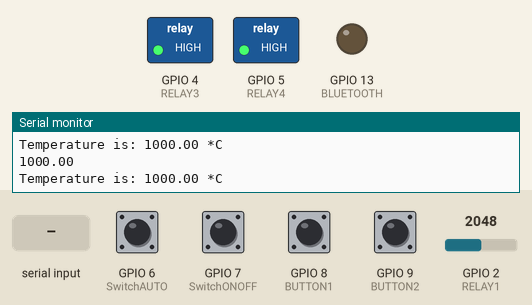
Simulated run of this sketch. Board: ESP32-S3. On the bench: switched loads named in the sketch (green lamp = pin HIGH), output pins drawn as LEDs (lit = HIGH), the last lines printed to the serial monitor. The test bench sets the inputs (shaded band); at power-on: GPIO 6 (SwitchAUTO), GPIO 7 (SwitchONOFF), GPIO 8 (BUTTON1), GPIO 9 (BUTTON2) LOW, GPIO 2 (RELAY1) = 2048.

Above: at 1.8 s.
1.9 s: "1\n" received over Serial
At 2.9 s:
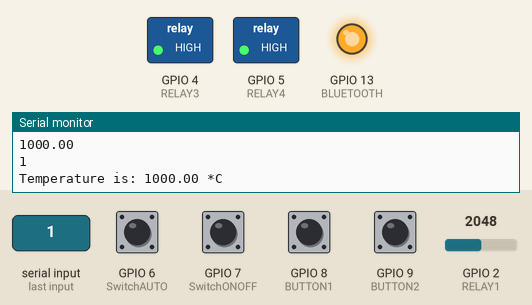
3.5 s: GPIO 6 (SwitchAUTO) pulled HIGH for 1.2 s
At 4.5 s:
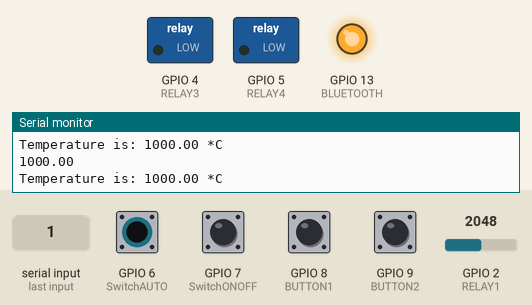
6.5 s: "0\n" received over Serial
At 8.0 s:
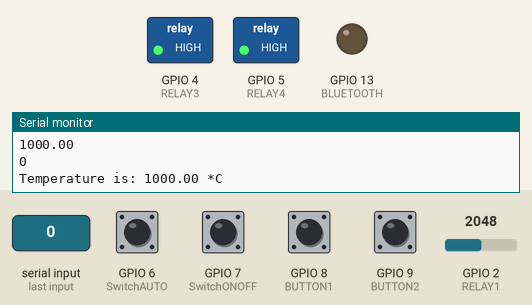
8.5 s: GPIO 6 (SwitchAUTO) pulled HIGH for 1.2 s
At 9.5 s:
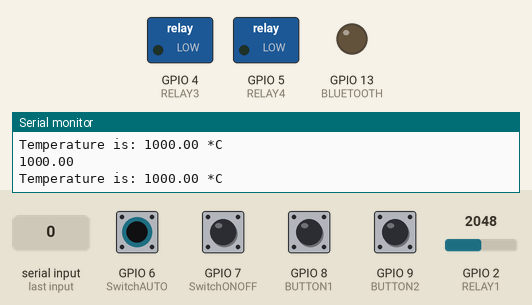
Timing chart, 0 to 11.5 s (numbered marks = the images above; inputs shaded):
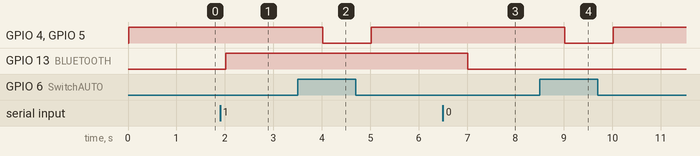

The sketch:

arduinoCode.ino
```cpp
#define RELAY1  2 //Relay Motor 1
#define RELAY2  3 //Relay Motor 2
#define RELAY3  4 //Válvula 1
#define RELAY4  5 //Válvula 2
#define SwitchAUTO  6 //Switch 1
#define SwitchONOFF  7 //Switch 2
#define SwitchMANUAL  10 //Switch 3
#define BUTTON1  8 //BUTTON 1 (Aberto quando carregado)
#define BUTTON2  9 //BUTTON 2 (Aberto quando carregado)
#define TERMO  11
#define BLUETOOTH  13
int tempDesejada = 0;
float reading = 0;

#include "OneWire.h"
#include "DallasTemperature.h"
OneWire oneWire(TERMO);
float tempMin = 999;
float tempMax = 0;
DallasTemperature sensors(&oneWire);
char data_received = 0;
String data_sent = "";

//rgb_lcd lcd;

/*int redValue = 0;           // red value lcd 0-255
  int greenValue = 255;         // green value lcd 0-255
  int blueValue = 0;          // blue value lcd 0-255*/

void setup() {
  Serial.begin(9600);
  sensors.begin();
  pinMode(RELAY1, OUTPUT);
  pinMode(RELAY2, OUTPUT);
  pinMode(RELAY3, OUTPUT);
  pinMode(RELAY4, OUTPUT);
  pinMode(SwitchAUTO, INPUT);
  pinMode(SwitchONOFF, INPUT);
  pinMode(SwitchMANUAL, INPUT);
  digitalWrite(RELAY1, HIGH);
  digitalWrite(RELAY2, HIGH);
  digitalWrite(RELAY3, HIGH);
  digitalWrite(RELAY4, HIGH);
  digitalWrite(BUTTON1, INPUT);
  digitalWrite(BUTTON2, INPUT);
  digitalWrite(TERMO, INPUT);
  pinMode(A1, INPUT);
  pinMode(A2, INPUT);
  pinMode(BLUETOOTH, OUTPUT);
  //digitalWrite(RELAY3, LOW);
  //digitalWrite(RELAY4, LOW);

  /*Serial.begin(9600);

    lcd.begin(16, 2);
    lcd.setRGB(redValue, greenValue, blueValue);


    lcd.newclear(10);
    lcd.setCursor(0, 0);
    lcd.print("Message");

    lcd.clear();
    lcd.setCursor(5, 0);
    lcd.print("MyPlant");
    delay(1000);*/

}

void loop() {
  while (Serial.available() > 0) {
    data_received = Serial.read();
    Serial.print(data_received);
    Serial.print("\n");
    if (data_received == '1')
      digitalWrite(BLUETOOTH, HIGH);
    else if (data_received == '0')
      digitalWrite(BLUETOOTH, LOW);
  }
  double temp = getTemp();
  delay(1000);
  Serial.print(temp);
  Serial.print("\n");

  if (digitalRead(7) == HIGH) {
    openMotor1(true);
    openMotor2(true);
  } else {
    openMotor1(false);
    openMotor2(false);
  }
  if (digitalRead(6) == HIGH) {
    openValve1(true);
    openValve2(true);
  } else {
    openValve1(false);
    openValve2(false);
  }
  if (digitalRead(8) == HIGH) {}
  if (digitalRead(9) == HIGH) {}

  //getRotation();

  //getTemp();

  //systemOnOff();

  /*int state = HIGH;
    int reading;
    int previous = LOW;

    long time = 0;
    long debounce = 200;

    if (reading == HIGH && previous == LOW && millis() - time > debounce) {
    if (state == HIGH)
      state = LOW;
    else
      state = HIGH;

    time = millis();
    }

    Serial.println(digitalRead(ONOFFSWITCH));

    previous = reading;*/

  /*Serial.println(digitalRead(BUTTON1));
    Serial.println(digitalRead(BUTTON2));
    Serial.println();

    //butoes();*/

  //testeTermo();
}

/*// Get Rotation
  void getRotation() {
  int sensor_value = analogRead(A2);
  float voltage;
  voltage = (float)sensor_value * 5 / 1023;
  float degrees = (voltage * 300) / 5;
  //int brightness;
  //brightness = map(degrees, 0, 300, 0, 255);
  Serial.println(degrees);
  }*/

// Temp tm35
double getTemp() {
  reading = (5.0 * analogRead(A1) * 100.0) / 1024; // Converts the analog voltage from sensor to digital reading where 5 is the supply voltage i.e. 5V
  // prints the data onto serial monitor
  Serial.print("Temperature is: "); //println prints next thing on a new line
  Serial.print((float)reading); // Prints current temperature on Monitor
  Serial.println(" *C");
  return reading;
}

/*//Switch System On Off
  void systemOnOff() {
  if (digitalRead(ONOFFSWITCH) == HIGH) {
  } else {
  digitalWrite(RELAY1, HIGH);         // Motor 1 Desligado
  digitalWrite(RELAY2, HIGH);         // Motor 2 Desligado

  digitalWrite(RELAY3, LOW);          // Válvula 1 Aberta
  // delay(500);
  //digitalWrite(RELAY3, HIGH);         // Válvula 1 Fechada

  digitalWrite(RELAY4, LOW);          // Válvula 2 Aberta
  //delay(500);
  //digitalWrite(RELAY4, HIGH);         // Válvula 2 Fechada
  }
  }

  // Butões Definir Temp / Abrir Torneira
  void butoes() {
  if (digitalRead(BUTTON1) == HIGH) {
  Serial.println("1");
  }
  if (digitalRead(BUTTON2) == HIGH) {
  Serial.println("2");
  }

  if (digitalRead(MANUAL) == HIGH) {
  Serial.println("PIN7 ON");
  } else {
  Serial.println("PIN7 OFF");
  }
  if (digitalRead(MANUAL2) == HIGH) {
  Serial.println("PIN10 ON");
  } else {
  Serial.println("PIN10 OFF");
  }
  }
*/
/*void testeButo() {
  Serial.println(digitalRead(Switch1));
  Serial.println(digitalRead(Switch3));
  //Serial.println(digitalRead(Switch2));
  //Serial.println(digitalRead(BUTTON1));
  //Serial.println(digitalRead(BUTTON2));
  Serial.println();
  }*/
/*void testeTermo() {
  Serial.print(" Requesting temperatures...");
  sensors.requestTemperatures();
  Serial.println("DONE");
  Serial.print("Temperature is: ");
  Serial.print(sensors.getTempCByIndex(0));
  delay(1000);
  }*/

void openMotor1(boolean state) {
  if (state == true) {
    digitalWrite(RELAY1, LOW);
  } else {
    digitalWrite(RELAY1, HIGH);
  }
}
void openMotor2(boolean state) {
  if (state == true) {
    digitalWrite(RELAY2, LOW);
  } else {
    digitalWrite(RELAY2, HIGH);
  }
}
void openValve1(boolean state) {
  if (state == true) {
    digitalWrite(RELAY3, LOW);
  } else {
    digitalWrite(RELAY3, HIGH);
  }
}
void openValve2(boolean state) {
  if (state == true) {
    digitalWrite(RELAY4, LOW);
  } else {
    digitalWrite(RELAY4, HIGH);
  }
}
```

Measured:
- after the input at 1.9 s, GPIO 13 (BLUETOOTH): LOW → HIGH after 0.12 s
- after the input at 3.5 s, GPIO 4 (RELAY3), GPIO 5 (RELAY4): HIGH → LOW after 0.52 s, → HIGH 1.0 s later
- after the input at 6.5 s, GPIO 13 (BLUETOOTH): HIGH → LOW after 0.52 s
- after the input at 8.5 s, GPIO 4 (RELAY3), GPIO 5 (RELAY4): HIGH → LOW after 0.52 s, → HIGH 1.0 s later
